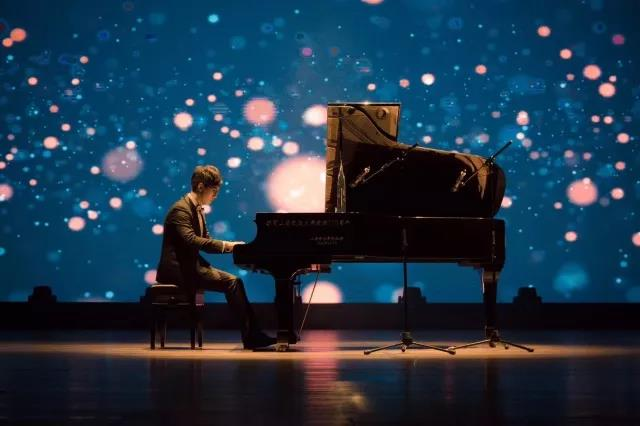
#> input picture Hamster/Week 16/Hamster.jpg, 640 x 426 px
$ python Calc_mean_color.py
#> lines starting #> are read from the running program, lines starting #| are printed output that depends on the picture
import cv2
import numpy as np
import math

def calc_median_color(img,x_0,y_0,r):
    count=0;color=np.zeros((3,),dtype=int)
    for i_ in range(x_0-r,x_0+r):
        for j_ in range(y_0-r,y_0+r):
            dis=math.sqrt(float((i_-x_0)**2+(j_-y_0)**2))
            if dis<=r:
                count=count+1
                color[0]=color[0]+int(img[i_,j_,0])
                color[1]=color[1]+int(img[i_,j_,1])
                color[2]=color[2]+int(img[i_,j_,2])
    color[0]=np.uint8(color[0]/count)
    color[1]=np.uint8(color[1]/count)
    color[2]=np.uint8(color[2]/count)
    return tuple([int(x) for x in color])

def main():
    hamster=cv2.imread("Hamster.jpg")
#> hamster is the input picture: shape (426, 640, 3); mean B, G, R 74.3, 54.4, 29.8
    mid_hamster=np.zeros((426,640,3),np.uint8)
    for i in range(0,25):
        for j in range(0,40):
            m_color_1=calc_median_color(hamster,15*(i+1),15*(j+1),5)
            cv2.circle(mid_hamster,(15*(j+1),15*(i+1)),5,m_color_1,-1,8)
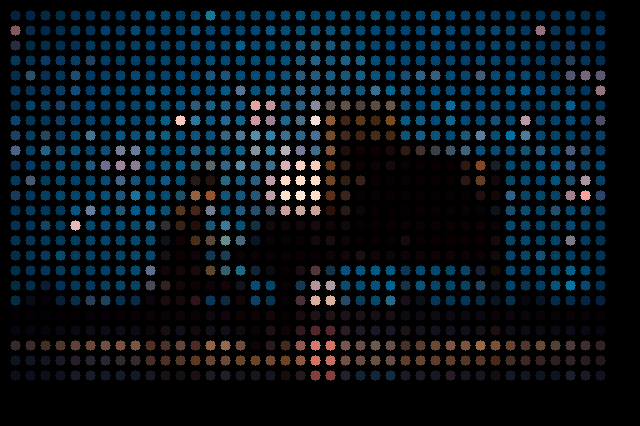
#> mid_hamster: shape (426, 640, 3); mean B, G, R 23.6, 17.4, 9.2
    cv2.imwrite("Mid_Hamster.jpg",mid_hamster)
    print(hamster.shape)
#| (426, 640, 3)
main()
